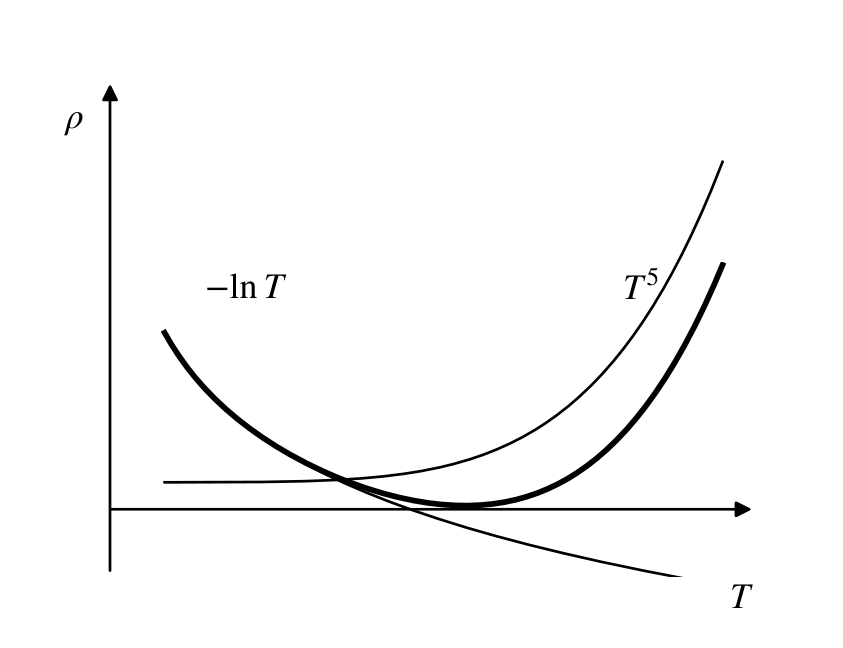

Python code for this plot:
# -*- coding: utf-8 -*-
# 图 7.17 Kondo 电阻率极小：rho = a T^5 - b ln T，粗线为总电阻率
import sys
sys.path.insert(0, r'E:\AI整理书籍\磁学\book\fig_src')
import numpy as np
import matplotlib.pyplot as plt
from mplstyle import new_fig, save_fig

a, b = 0.002, 0.08
T = np.linspace(0.25, 2.6, 400)
r5 = a * T**5
rl = -b * np.log(T)
rt = r5 + rl

fig, ax = new_fig(3.9, 3.0)

ax.plot(T, rt, 'k-', lw=1.9)
ax.plot(T, r5, 'k-', lw=0.9)
ax.plot(T, rl, 'k-', lw=0.9)

ax.text(2.18, 0.135, r'$T^5$', fontsize=12, ha='left')
ax.text(0.42, 0.135, r'$-\ln T$', fontsize=12, ha='left')

ax.set_xlim(0, 2.75)
ax.set_ylim(-0.07, 0.30)
ax.axis('off')
ax.annotate('', xy=(2.75, -0.02), xytext=(0, -0.02),
            arrowprops=dict(arrowstyle='-|>', lw=0.9, color='k'))
ax.annotate('', xy=(0.02, 0.30), xytext=(0.02, -0.07),
            arrowprops=dict(arrowstyle='-|>', lw=0.9, color='k'))
ax.text(2.72, -0.075, '$T$', fontsize=12, ha='right', va='top')
ax.text(-0.08, 0.28, r'$\rho$', fontsize=12, ha='right', va='top')

save_fig(fig, 'ch7', 'fig7_17')
